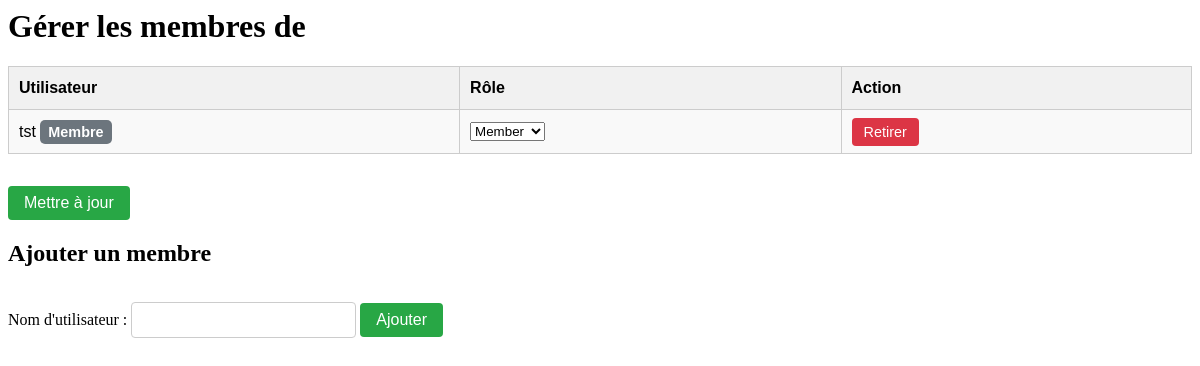
The page /projects/project-test/manage_members/ (signed in) on the database its author committed.
### projects/models.py (models this page shows, shortened)
class ProjectMembership(models.Model):
    ROLE_CHOICES = (
        ('member', 'Member'),
        ('manager', 'Manager'),
    )
    user = models.ForeignKey(settings.AUTH_USER_MODEL, on_delete=models.CASCADE)
    project = models.ForeignKey(Project, on_delete=models.CASCADE)
    role = models.CharField(max_length=20, choices=ROLE_CHOICES, default='member')
    date_joined = models.DateTimeField(auto_now_add=True)
    class Meta:
        unique_together = ('user', 'project')

### users/models.py (models this page shows, shortened)
class User(AbstractUser):
    id = models.AutoField(primary_key=True)
    first_name = models.CharField(max_length=100)
    last_name = models.CharField(max_length=100)
    username = models.CharField(max_length=100, unique=True)
    password = models.CharField(max_length=255)  # Le mot de passe est géré par Django, mais il est explicitement mentionné ici
    email = models.EmailField(unique=True)
    bio = models.TextField(blank=True, null=True)
    profile_picture = models.ImageField(upload_to='profile_pictures/', blank=True, null=True)

### projects/views.py (the view, shortened to what this page needs)
# urls.py: path('<slug:slug>/manage_members/', manage_members, name='manage_members'),
@login_required
def manage_members(request, slug):
    project = get_object_or_404(Project, slug=slug)
    user = request.user
    memberships = ProjectMembership.objects.filter(project=project).select_related('user')
    try:
        current_user_membership = memberships.get(user=user)
        user_role = current_user_membership.role
    except ProjectMembership.DoesNotExist:
        user_role = None
    user_is_owner = user == project.owner
    user_is_manager = user_role == 'manager'
    can_edit = user_is_owner or user_is_manager
    forms_list = []
    for membership in memberships:
        form = ProjectMembershipForm(instance=membership, prefix=str(membership.id))
        forms_list.append((membership, form))
    return render(request, 'projects/manage_members.html', {
        'project': project,
        'forms_list': forms_list,
        'user': user,
        'user_is_owner': user_is_owner,
        'user_is_manager': user_is_manager,
        'can_edit': can_edit
    })

### templates/projects/manage_members.html (shortened to what this page needs)
<h1>Gérer les membres de {{ project.name }}</h1>
<form method="post" onsubmit="return validateAddMemberForm();" novalidate>
  <table>
    <tr>
      <th>Utilisateur</th>
      <th>Rôle</th>
      <th>Action</th>
    </tr>
    {% for membership, form in forms_list %}
    <tr>
      <td>
        {{ membership.user.username }}
        {% if membership.role == 'manager' %}
          <span class="badge manager-badge">Manager</span>
        {% elif membership.role == 'member' %}
          <span class="badge member-badge">Membre</span>
        {% elif membership.user == project.owner %}
          <span class="badge owner-badge">Propriétaire</span>
        {% endif %}
      </td>
      <td>
        {% if membership.user == project.owner %}
          Propriétaire
        {% elif can_edit %}
          {{ form.role }}
        {% else %}
          {{ membership.get_role_display }}
        {% endif %}
      </td>
      <td>
        {% if membership.user == project.owner %}
          (Non retirable)
        {% elif can_edit and user == project.owner or can_edit and user_is_manager and membership.role == 'member' %}
          <a href="{% url 'remove_member' slug=project.slug user_id=membership.user.id %}" class="confirm-removal">Retirer</a>
        {% endif %}
      </td>
    </tr>
    {% endfor %}
  </table>
  {% if can_edit %}
    <button type="submit" id="update-btn" name="update_members">Mettre à jour</button>
    <h2>Ajouter un membre</h2>
    <label for="username">Nom d'utilisateur :</label>
    <input type="text" name="username" id="username" autocomplete="off">
    <button type="submit" id="add-btn" name="add_member">Ajouter</button>
  {% endif %}
</form>

### templates/projects/manage_members.html (style rules this page uses)
.badge { padding: 4px 8px; border-radius: 5px; font-weight: bold; color: white; font-size: 0.9em; }
.member-badge { background-color: #6c757d; }
table { width: 100%; border-collapse: collapse; margin-bottom: 1rem; font-family: "Poppins", sans-serif; }
th, td { border: 1px solid #ccc; padding: 12px 10px; text-align: left; }
tr:nth-child(even) { background-color: #f9f9f9; }
th { background-color: #f1f1f1; font-weight: bold; }
a.confirm-removal { background-color: #dc3545; color: white; padding: 6px 12px; border-radius: 4px; text-decoration: none; font-size: 0.9em; transition: background-color 0.2s ease; }
button[type="submit"] { background-color: #28a745; color: white; padding: 8px 16px; margin-top: 1rem; border: none; border-radius: 4px; font-size: 1em; cursor: pointer; transition: background-color 0.2s ease; }
input[type="text"] { padding: 8px; border-radius: 4px; border: 1px solid #ccc; font-size: 1em; }

### rows shown on the page
ProjectMembership: user.username "tst", role "Membre", shows "Retirer"
